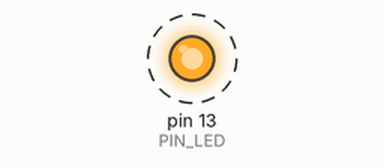
A sketch run on a simulated Arduino Uno, built with avr-gcc and run on an emulated ATmega328P. Parts: output pins drawn as LEDs (lit = HIGH). Dashed ring = blinking.

Above: at 0.5 s.
Timing chart, 0 to 4.6 s (numbered marks = the images above):
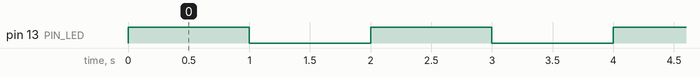

Measured:
- by itself, pin 13 (PIN_LED): alternates HIGH for 1.0 s and LOW for 1.0 s

The sketch:

sketch_timer.ino
```cpp
// Мигание светодиода на пине 13 по прерыванию Timer1 (режим CTC).
// Секунду горит, секунду не горит. Кнопка не используется.

const int PIN_LED = 13;

// Прерывание таймера: срабатывает раз в секунду и переключает светодиод
ISR(TIMER1_COMPA_vect) {
  digitalWrite(PIN_LED, !digitalRead(PIN_LED));
}

void setup() {
  pinMode(PIN_LED, OUTPUT);

  cli();                                 // отключить глобальные прерывания
  TCCR1A = 0;                            // обнулить регистры управления Timer1
  TCCR1B = 0;
  OCR1A = 15624;                         // 16 МГц / 1024 = 15625 Гц; 1 с = 15625 отсчётов, минус 1
  TCCR1B |= (1 << WGM12);                // режим CTC (сброс по совпадению)
  TCCR1B |= (1 << CS10) | (1 << CS12);   // делитель 1024
  TIMSK1 |= (1 << OCIE1A);               // включить прерывание по совпадению
  sei();                                 // включить глобальные прерывания
}

void loop() {
  // пусто: мигание полностью делает прерывание таймера
}
```
